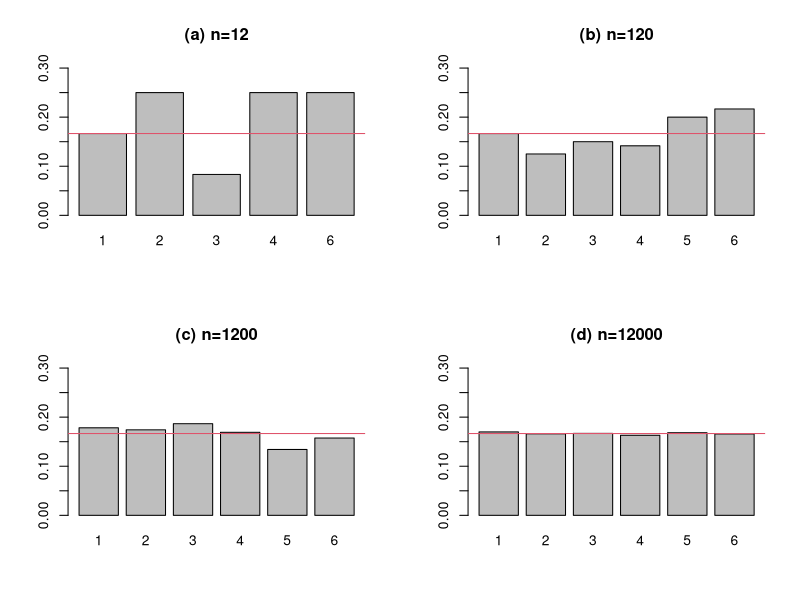

This figure's R source:
par(mfrow=c(2,2))
dice12 = sample(1:6, 12, replace = TRUE)
barplot(table(dice12)/12, ylim = c(0, 0.3), main = "(a) n=12")
abline(b=0, a=1/6, col=2)
dice120 = sample(1:6, 120, replace = TRUE)
barplot(table(dice120)/120, ylim=c(0, 0.3), main = "(b) n=120")
abline(b=0, a=1/6, col=2)
dice1200 = sample(1:6, 1200, replace = TRUE)
barplot(table(dice1200)/1200, ylim = c(0, 0.3), main = "(c) n=1200")
abline(b=0, a=1/6, col=2)
dice12000 = sample(1:6, 12000, replace = TRUE)
barplot(table(dice12000)/12000, ylim = c(0, 0.3), main = "(d) n=12000")
abline(b=0, a=1/6, col=2)
